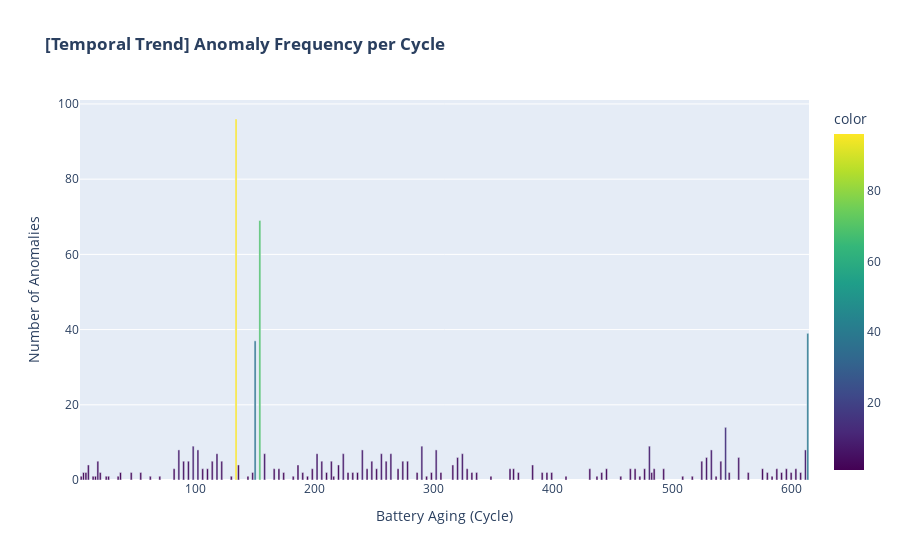

Notebook code for this chart:
### Code cell
# Cycle별 이상치 빈도 (Aging Correlation)
cycle_anomaly_counts = df[df['lof_anomaly'] == 1]['cycle_idx'].value_counts().sort_index()

fig_cycle = px.bar(
    x=cycle_anomaly_counts.index,
    y=cycle_anomaly_counts.values,
    title='<b>[Temporal Trend] Anomaly Frequency per Cycle</b>',
    labels={'x': 'Cycle Index', 'y': 'Anomaly Count'},
    color=cycle_anomaly_counts.values,
    color_continuous_scale='Viridis'
)

fig_cycle.update_layout(xaxis_title="Battery Aging (Cycle)", yaxis_title="Number of Anomalies")
fig_cycle.show()

### Figure 1 — Plotly figure (JSON) as saved in the notebook; plotly's stock layout.template omitted (floating-point values rounded to 4 significant figures)
{"data": [{"hovertemplate": "Cycle Index=%{x}<br>Anomaly Count=%{y}<br>color=%{marker.color}<extra></extra>", "legendgroup": "", "marker": {"color": [1, 2, 2, 4, 1, 1, 5, 2, 1, 1, 1, 2, 2, 2, 1, 1, 3, 8, 5, 5, 9, 8, 3, 3, 5, 7, 5, 1, 96, 4, 1, 2, 37, 69, 7, 3, 3, 2, 1, 4, 2, 1, 3, 7, 5, 2, 5, 1, 4, 7, 2, 2, 2, 8, 3, 5, 3, 7, 5, 7, 3, 5, 5, 2, 9, 1, 2, 8, 2, 4, 6, 7, 3, 2, 2, 1, 3, 3, 2, 4, 2, 2, 2, 1, 3, 1, 2, 3, 1, 3, 3, 1, 3, 9, 2, 3, 3, 1, 1, 5, 6, 8, 1, 5, 14, 2, 6, 2, 3, 2, 1, 3, 2, 3, 2, 3, 2, 8, 39], "coloraxis": "coloraxis", "pattern": {"shape": ""}}, "name": "", "orientation": "v", "showlegend": false, "textposition": "auto", "type": "bar", "x": [4, 6, 8, 10, 14, 16, 18, 20, 25, 27, 35, 37, 46, 54, 62, 70, 82, 86, 90, 94, 98, 102, 106, 110, 114, 118, 122, 130, 134, 136, 144, 148, 150, 154, 158, 166, 170, 174, 182, 186, 190, 194, 198, 202, 206, 210, 214, 216, 220, 224, 228, 232, 236, 240, 244, 248, 252, 256, 260, 264, 270, 274, 278, 286, 290, 294, 298, 302, 306, 316, 320, 324, 328, 332, 336, 348, 364, 367, 371, 383, 391, 395, 399, 411, 431, 437, 441, 445, 457, 465, 469, 473, 477, 481, 483, 485, 493, 509, 517, 525, 529, 533, 537, 541, 545, 548, 556, 564, 576, 580, 584, 588, 592, 596, 600, 604, 608, 612, 614], "xaxis": "x", "y": [1, 2, 2, 4, 1, 1, 5, 2, 1, 1, 1, 2, 2, 2, 1, 1, 3, 8, 5, 5, 9, 8, 3, 3, 5, 7, 5, 1, 96, 4, 1, 2, 37, 69, 7, 3, 3, 2, 1, 4, 2, 1, 3, 7, 5, 2, 5, 1, 4, 7, 2, 2, 2, 8, 3, 5, 3, 7, 5, 7, 3, 5, 5, 2, 9, 1, 2, 8, 2, 4, 6, 7, 3, 2, 2, 1, 3, 3, 2, 4, 2, 2, 2, 1, 3, 1, 2, 3, 1, 3, 3, 1, 3, 9, 2, 3, 3, 1, 1, 5, 6, 8, 1, 5, 14, 2, 6, 2, 3, 2, 1, 3, 2, 3, 2, 3, 2, 8, 39], "yaxis": "y"}], "layout": {"barmode": "relative", "coloraxis": {"colorbar": {"title": {"text": "color"}}, "colorscale": [[0, "#440154"], [0.1111, "#482878"], [0.2222, "#3e4989"], [0.3333, "#31688e"], [0.4444, "#26828e"], [0.5556, "#1f9e89"], [0.6667, "#35b779"], [0.7778, "#6ece58"], [0.8889, "#b5de2b"], [1, "#fde725"]]}, "legend": {"tracegroupgap": 0}, "title": {"text": "<b>[Temporal Trend] Anomaly Frequency per Cycle</b>"}, "xaxis": {"anchor": "y", "domain": [0, 1], "title": {"text": "Battery Aging (Cycle)"}}, "yaxis": {"anchor": "x", "domain": [0, 1], "title": {"text": "Number of Anomalies"}}}}
